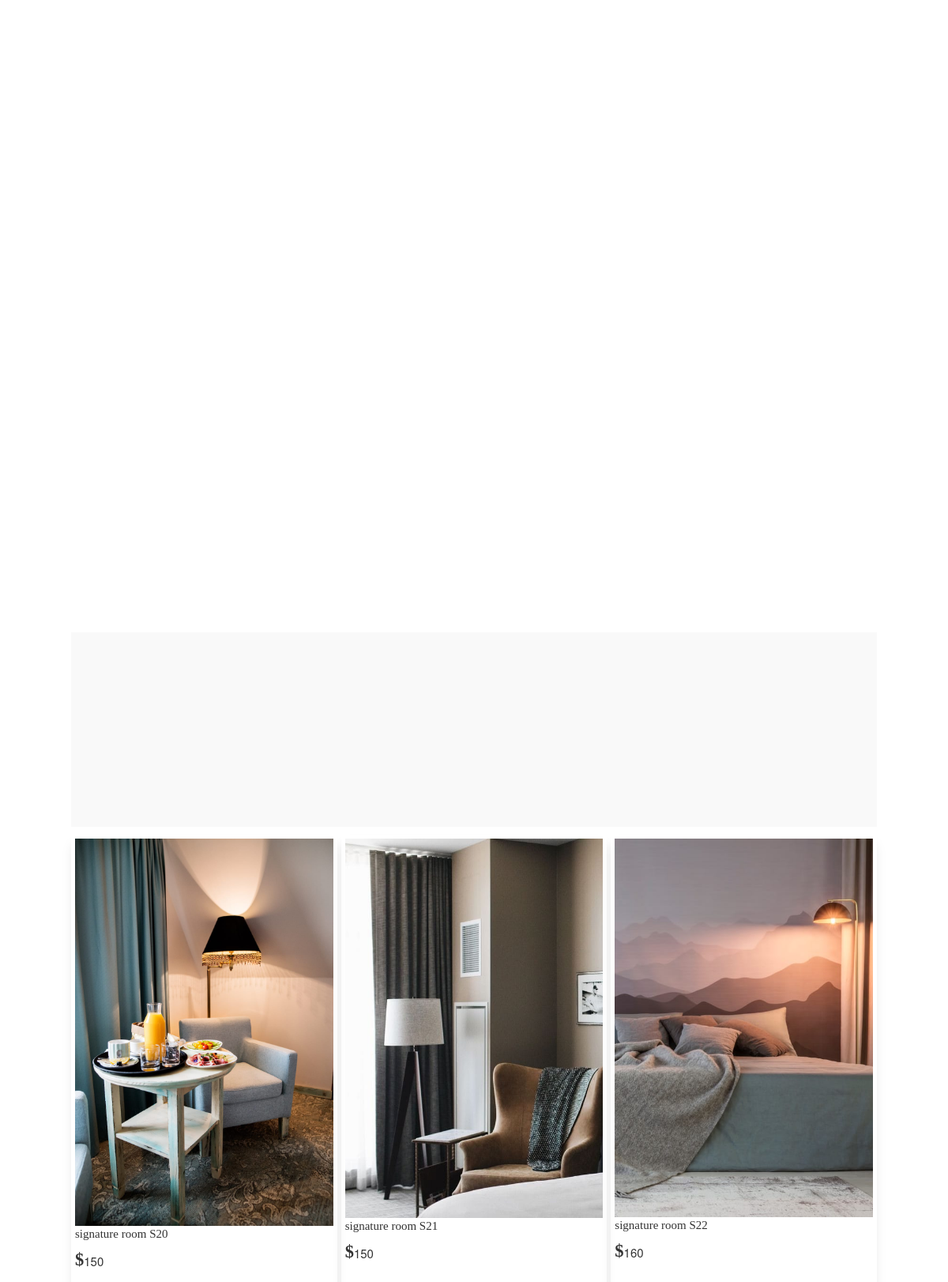
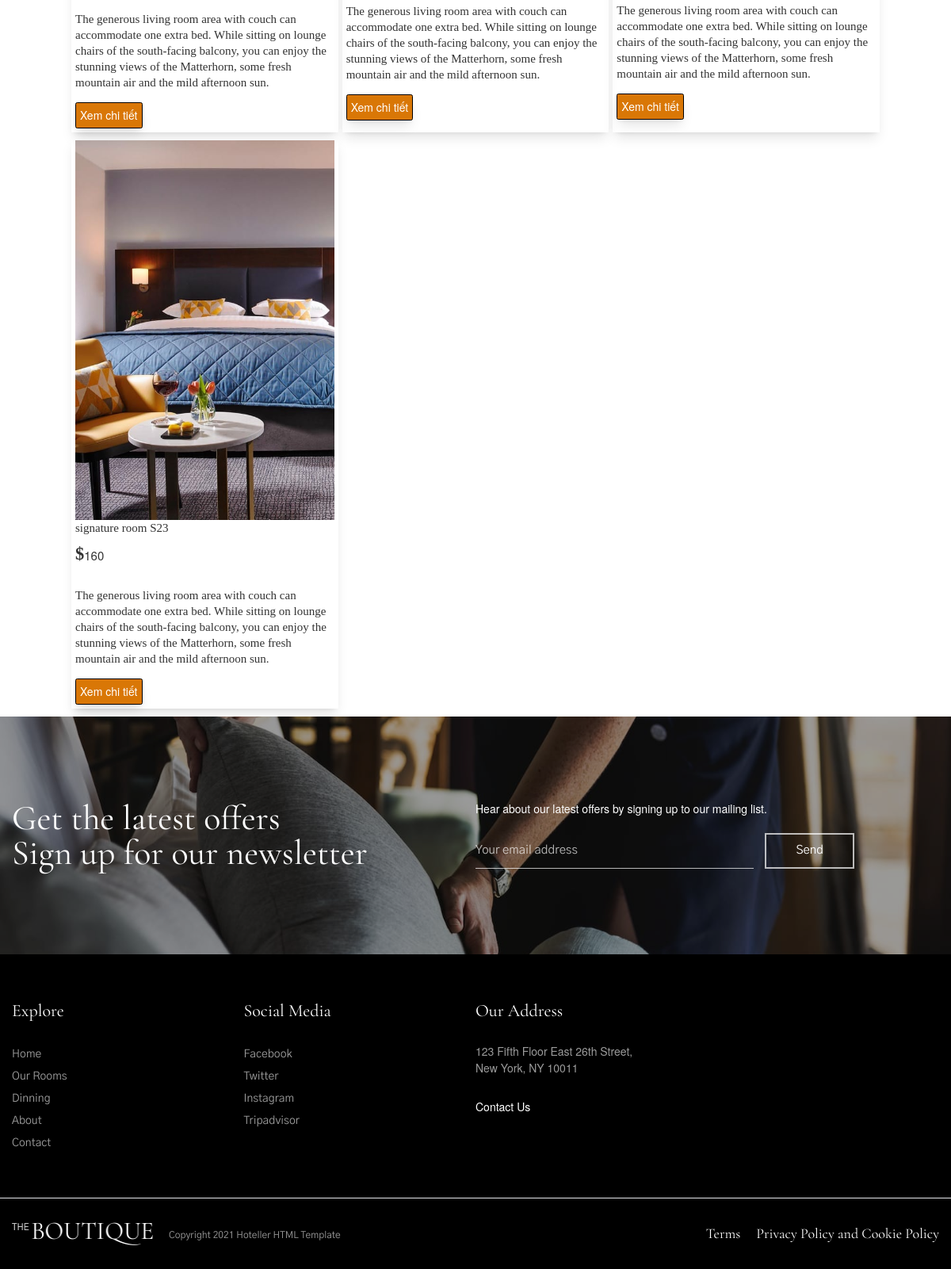
Screenshot of /view/max-themes.net/demos/hoteller/hoteller/boutique/index.php?act=ourrooms&idlp=4 with the database file from the repository (2 pictures, top to bottom).
### tables this page shows
CREATE TABLE `phong` (
  `id_phong` int(11) NOT NULL,
  `name_phong` varchar(255) NOT NULL,
  `price` double(10,2) NOT NULL,
  `price_sale` double(10,2) NOT NULL,
  `sokhach` int(2) NOT NULL,
  `img` varchar(255) NOT NULL,
  `mota` text NOT NULL,
  `id_loaiphong` int(11) NOT NULL
);

### view/max-themes.net/demos/hoteller/hoteller/boutique/model/pdo.php (called while the page is built, shortened)
<?php
function pdo_get_connection(){
    $dburl = "mysql:host=localhost;dbname=khachsan;charset=utf8";
    $user = 'root';
    $password = '';
    $conn = new PDO($dburl, $user, $password);
    $conn->setAttribute(PDO::ATTR_ERRMODE, PDO::ERRMODE_EXCEPTION);
    return $conn;
}
function pdo_query($sql){
    $sql_args = array_slice(func_get_args(), 1);
    try{
        $conn = pdo_get_connection();
        $stmt = $conn->prepare($sql);
        $stmt->execute($sql_args);
        $rows = $stmt->fetchAll();
        return $rows;
    }
    catch(PDOException $e){
        throw $e;
    }
    finally{
        unset($conn);
    }
}

### view/max-themes.net/demos/hoteller/hoteller/boutique/model/phong.php (called while the page is built, shortened)
<?php
    function load_phong_cungloai($id){
        $sql="select * from phong where id_loaiphong=".$id." ";
        $listp=pdo_query($sql);
        return $listp;
    }
?>

### view/max-themes.net/demos/hoteller/hoteller/boutique/our-rooms.php (the view, shortened to what this page needs)
<div id="page_content_wrapper" class="noheader">
                   <div class="inner">
                       <div class="inner_wrapper">
                           <div class="sidebar_content full_width">
                               <div data-elementor-type="wp-post" data-elementor-id="404" class="elementor elementor-404" data-elementor-settings="[]">
                                   <div class="elementor-inner">
                                       <div class="elementor-section-wrap">
                                           <section
                                               class="elementor-section elementor-top-section elementor-element elementor-element-4ea3f44 elementor-section-stretched elementor-section-full_width elementor-section-height-default elementor-section-height-default"
                                               data-id="4ea3f44"
                                               data-element_type="section"
                                               data-settings='{"stretch_section":"section-stretched","hoteller_ext_is_background_parallax":"false","hoteller_ext_is_background_on_scroll":"false"}'
                                           >
                                               <div class="elementor-container elementor-column-gap-default">
                                                   <div class="elementor-row">
                                                       <div
                                                           class="elementor-column elementor-col-100 elementor-top-column elementor-element elementor-element-44f0f16"
                                                           data-id="44f0f16"
                                                           data-element_type="column"
                                                           data-settings='{"hoteller_ext_is_scrollme":"false","hoteller_ext_is_smoove":"false","hoteller_ext_is_parallax_mouse":"false","hoteller_ext_is_infinite":"false","hoteller_ext_is_fadeout_animation":"false"}'
                                                       >
                                                           <div class="elementor-column-wrap elementor-element-populated">
                                                               <div class="elementor-widget-wrap">
                                                               </div>
                                                           </div>
                                                       </div>
                                                   </div>
                                               </div>
                                           </section>
                                                   <section
                                               class="elementor-section elementor-top-section elementor-element elementor-element-e133c10 elementor-section-stretched elementor-section-boxed elementor-section-height-default elementor-section-height-default"
                                               data-id="e133c10"
                                               data-element_type="section"
                                               data-settings='{"stretch_section":"section-stretched","background_background":"classic","hoteller_ext_is_background_parallax":"false","hoteller_ext_is_background_on_scroll":"false"}'
                                           >
                                               <div class="elementor-container elementor-column-gap-default">
                                               <div class="elementor-row">
                                                           <div class="elementor-column-wrap elementor-element-populated">
                                                               <div class="elementor-widget-wrap">
                                                               </div>
                                                           </div>
                                                   </div>
                                               </div>
                                           </section>
                                           <section class="grid grid-cols-3 my-4 gap-2">
                                               <?php foreach($listpcungloai as $item) {?>
                                                   <div class="shadow-lg p-2 ">
                                                       <div>
                                                           <img src="./upload/<?php echo $item['img']?>" alt="">
                                                       </div>
                                                       <div>
                                                           <h2 class="font-serif text-2xl"><?php echo $item['name_phong']?></h2>
                                                           <div class=" text-2xl flex">
                                                               <i class="font-serif text-4xl pt-4 fa-solid fa-dollar-sign"></i>
                                                               <p class=""><?php echo $item['price']?></p>
                                                           </div>
                                                           <p class="font-serif text-2xl"><?php echo $item['mota']?></p>
                                                           <div>
                                                               <a href="index.php?act=room&id=<?php echo $item['id_phong'] ?>">
                                                                   <button class="bg-amber-600 text-white rounded border border-black border-solid p-2 hover:border-y-amber-700 hover:border-x-neutral-50 hover:bg-white shadow-lg hover:text-amber-600">Xem chi tiết</button>
                                                               </a>
                                                           </div>
                                                       </div>
                                                   </div>
                                               <?php } ?>
                                           </section>
                                       </div>
                                   </div>
                               </div>
                           </div>
                       </div>
                   </div>
                   <br class="clear" />
               </div>
           </div>

### view/max-themes.net/demos/hoteller/hoteller/boutique/css/wordpress.css (style rules this page uses)
html { height: 100%; }
p, #page_content_wrapper .wpcf7 p, .page_content_wrapper .wpcf7 p { padding-top: 1em; padding-bottom: 1em; }
#page_content_wrapper p, .page_content_wrapper p { padding-top: 1em; padding-bottom: 1em; }
html, body { min-height: 100%; }
img, a img { image-rendering: optimizeQuality; }
.elementor-column-gap-default>.elementor-row>.elementor-column>.elementor-element-populated { padding: 0 !important; }

### view/max-themes.net/demos/hoteller/hoteller/boutique/css/responsive.css (style rules this page uses)
@media only screen and (min-width: 1200px) { #page_content_wrapper:not(.wide), .standard_wrapper, .footer_bar_wrapper, #footer ul.sidebar_widget, #page_content_wrapper.wide:not(.photoframe) .standard_wrapper, .ppb_popup.one.contain, #blog_promo_link_wrapper, #menu_wrapper, .page_content_wrapper:not(.wide) { max-width: 1425px; width: 100%; box-sizing: border-box; margin: auto; padding: 0 90px; } }

### rows the page displays
phong: img (picture), name_phong "signature room S20", price "150", mota "The generous living room area with couch can accommodate one extra bed. While sitting on lounge chairs of the south-facing balcony, you can enjoy the stunning views of the Matterhorn, some fresh mountain air and the mild afternoon sun."
phong: img (picture), name_phong "signature room S21", price "150", mota "The generous living room area with couch can accommodate one extra bed. While sitting on lounge chairs of the south-facing balcony, you can enjoy the stunning views of the Matterhorn, some fresh mountain air and the mild afternoon sun."
phong: img (picture), name_phong "signature room S22", price "160", mota "The generous living room area with couch can accommodate one extra bed. While sitting on lounge chairs of the south-facing balcony, you can enjoy the stunning views of the Matterhorn, some fresh mountain air and the mild afternoon sun."
phong: img (picture), name_phong "signature room S23", price "160", mota "The generous living room area with couch can accommodate one extra bed. While sitting on lounge chairs of the south-facing balcony, you can enjoy the stunning views of the Matterhorn, some fresh mountain air and the mild afternoon sun."
